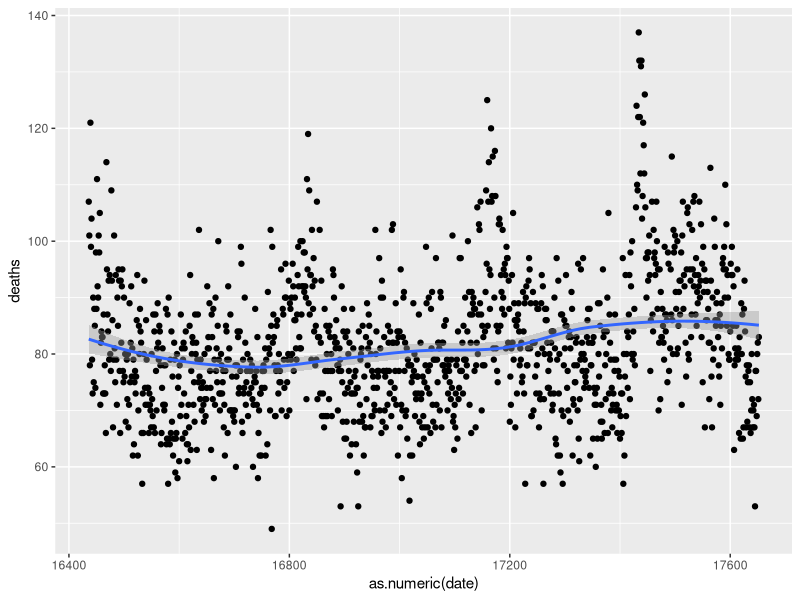
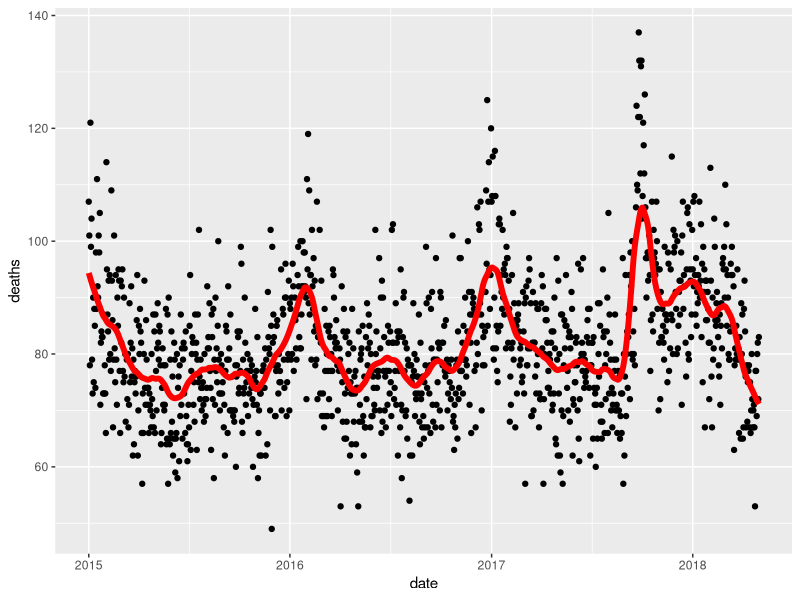
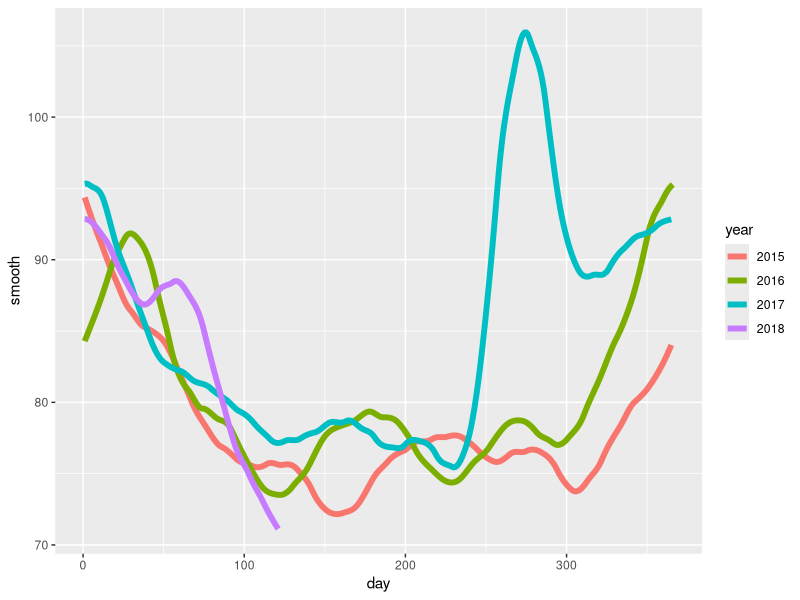
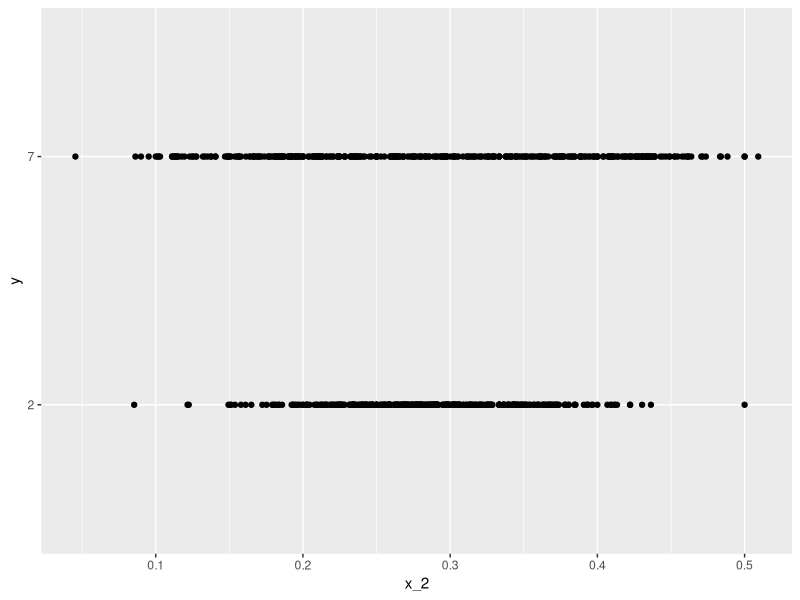

Write R code to recreate these figures, in order.
library(tidyverse)
library(lubridate)
library(purrr)
library(pdftools)

fn <- system.file("extdata", "RD-Mortality-Report_2015-18-180531.pdf", package="dslabs")
dat <- map_df(str_split(pdf_text(fn), "\n"), function(s){
  s <- str_trim(s)
  header_index <- str_which(s, "2015")[1]
  tmp <- str_split(s[header_index], "\\s+", simplify = TRUE)
  month <- tmp[1]
  header <- tmp[-1]
  tail_index  <- str_which(s, "Total")
  n <- str_count(s, "\\d+")
  out <- c(1:header_index, which(n==1), which(n>=28), tail_index:length(s))
  s[-out] %>%
    str_remove_all("[^\\d\\s]") %>%
    str_trim() %>%
    str_split_fixed("\\s+", n = 6) %>%
    .[,1:5] %>%
    as_tibble() %>% 
    setNames(c("day", header)) %>%
    mutate(month = month,
           day = as.numeric(day)) %>%
    gather(year, deaths, -c(day, month)) %>%
    mutate(deaths = as.numeric(deaths))
}) %>%
  mutate(month = recode(month, "JAN" = 1, "FEB" = 2, "MAR" = 3, "APR" = 4, "MAY" = 5, "JUN" = 6, 
                        "JUL" = 7, "AGO" = 8, "SEP" = 9, "OCT" = 10, "NOV" = 11, "DEC" = 12)) %>%
  mutate(date = make_date(year, month, day)) %>%
  dplyr::filter(date <= "2018-05-01")

head(dat)

# Quesion 1
span <- 60 / as.numeric(diff(range(dat$date)))

# Method 1
ggplot(data = dat, aes(x = as.numeric(date), y = deaths)) + geom_point() + geom_smooth(method = loess, degree = 1, span = span)

#Method 2
fit <- dat %>% mutate(x = as.numeric(date)) %>% loess(deaths ~ x, data = ., span = span,
                                                      degree = 1)
dat %>% mutate(smooth = predict(fit, as.numeric(date))) %>%
  ggplot() +
  geom_point(aes(date, deaths)) +
  geom_line(aes(date, smooth), lwd = 2, col = "red")

# Question 2

dat %>% 
  mutate(smooth = predict(fit, as.numeric(date)), day = yday(date), year = as.character(year(date))) %>%
  ggplot(aes(day, smooth, col = year)) +
  geom_line(lwd = 2)

# Question 3
library(broom)
library(caret)
library(dslabs)
library(tidyverse)

data(mnist_27)

mnist_27$train %>% glm(y ~ x_2, family = "binomial", data = .) %>% tidy()

qplot(x_2, y, data = mnist_27$train)

head(mnist_27$test)

train_dat <- mnist_27$train %>% 
  mutate(y1 = ifelse(y=="7", 1, 0))
loess_fit <- loess(y1 ~ x_2, degree=1, data=train_dat)
pred_val_test <- predict(loess_fit, newdata = mnist_27$test, type = "response")
y1_hat_dat <- ifelse(pred_val_test > 0.5, "7", "2") %>% factor(levels = levels(mnist_27$test$y))
confusionMatrix(y1_hat_dat, mnist_27$test$y)$overall[["Accuracy"]]
